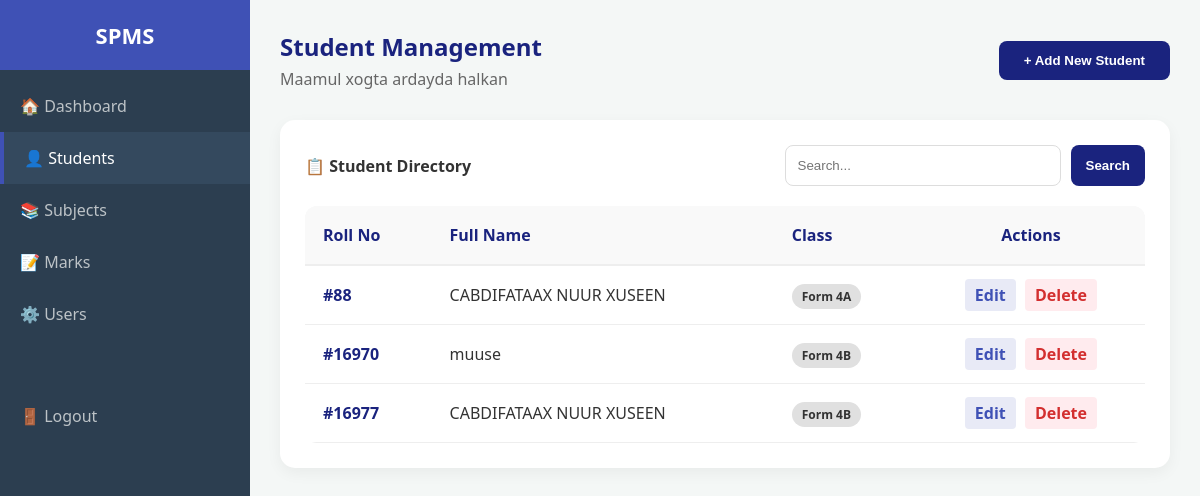
The page /admin_dashboard/student.php on the database as committed earlier.
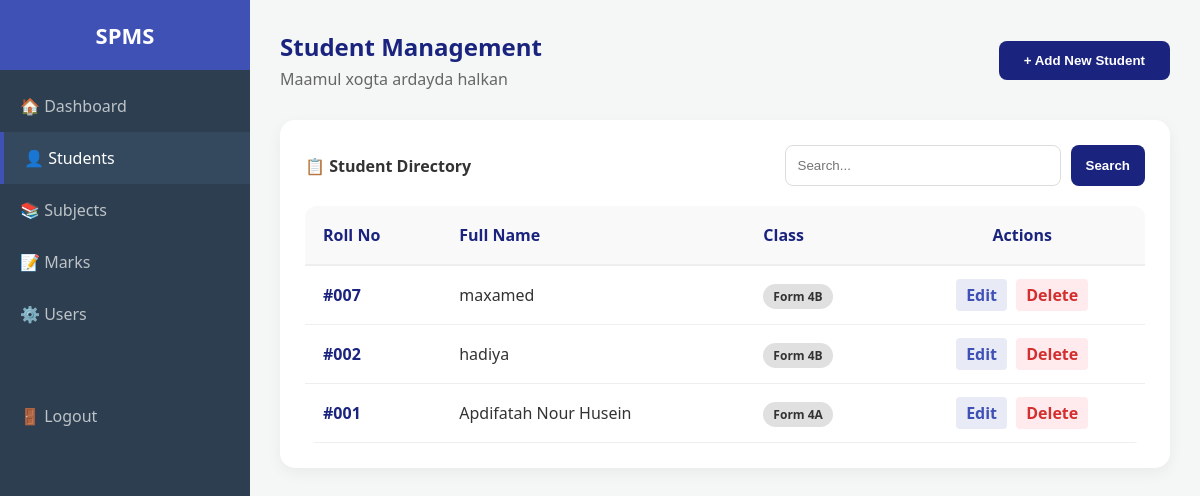
The same page on the database as committed later.
### tables this page shows
CREATE TABLE `students` (
  `id` int(11) NOT NULL,
  `student_id` varchar(50) NOT NULL,
  `name` varchar(100) NOT NULL,
  `class` varchar(50) NOT NULL,
  `created_at` timestamp NOT NULL DEFAULT current_timestamp()
);

### admin_dashboard/student.php (the view, shortened to what this page needs)
<?php
include('conn.php');
$search = "";
if (isset($_GET['search'])) {
    $search = mysqli_real_escape_string($conn, $_GET['search']);
    $query = "SELECT * FROM students WHERE name LIKE '%$search%' OR student_id LIKE '%$search%' ORDER BY id DESC";
} else {
    $query = "SELECT * FROM students ORDER BY id DESC";
}
$result = mysqli_query($conn, $query);
?>
<!DOCTYPE html>
<html lang="en">
<head>
    <link rel="stylesheet" href="style.css">
</head>
<body>
    <div class="app">
        <aside class="sidebar">
            <div class="brand">SPMS</div>
            <nav class="side-nav">
                <a class="nav-item" href="admin_dashboard.php">🏠 Dashboard</a>
                <a class="nav-item active" href="students.php">👤 Students</a>
                <a class="nav-item" href="subject.php">📚 Subjects</a>
                <a class="nav-item" href="marks.php">📝 Marks</a>
                <a class="nav-item" href="user.php">⚙️ Users</a>
                <a class="nav-item" href="#" style="margin-top: 50px;">🚪 Logout</a>
            </nav>
        </aside>
        <main class="main">
            <div class="content">
                <div style="display: flex; justify-content: space-between; align-items: center; margin-bottom: 30px;">
                    <div>
                        <h2 style="color: var(--primary-color); margin: 0;">Student Management</h2>
                        <p style="color: #666; margin: 5px 0 0 0;">Maamul xogta ardayda halkan</p>
                    </div>
                    <button class="btn-add-new" onclick="openModal()">+ Add New Student</button>
                </div>
                <div class="card">
                    <div style="display: flex; justify-content: space-between; align-items: center; margin-bottom: 20px;">
                        <h4 style="margin: 0;">📋 Student Directory</h4>
                        <form method="GET" style="display: flex; gap: 10px;">
                            <input type="text" name="search" class="search-input" placeholder="Search..." value="<?php echo htmlspecialchars($search); ?>">
                            <button type="submit" class="btn-add-new" style="padding: 10px 15px;">Search</button>
                        </form>
                    </div>
                    <table class="student-table">
                        <thead>
                            <tr>
                                <th>Roll No</th>
                                <th>Full Name</th>
                                <th>Class</th>
                                <th style="text-align: center;">Actions</th>
                            </tr>
                        </thead>
                        <tbody>
                            <?php
                            if (mysqli_num_rows($result) > 0) {
                                while($row = mysqli_fetch_assoc($result)) {
                                    echo "<tr>
                                            <td style='font-weight: bold; color: #1a237e;'>#{$row['student_id']}</td>
                                            <td>{$row['name']}</td>
                                            <td><span class='badge-class'>{$row['class']}</span></td>
                                            <td style='text-align: center;'>
                                                <a href='edit_student.php?id={$row['id']}' class='edit-link'>Edit</a>
                                                <a href='delete_student.php?id={$row['id']}' class='del-link' onclick='return confirm(\"Ma hubtaa?\")'>Delete</a>
                                            </td>
                                          </tr>";
                                }
                            } else {
                                echo "<tr><td colspan='4' style='text-align:center; padding: 40px;'>Xog lama helin.</td></tr>";
                            }
                            ?>
                        </tbody>
                    </table>
                </div>
            </div>
        </main>
    </div>
</body>
</html>

Rows that differ between the two databases and show on the page:
removed students: student "88", name "CABDIFATAAX NUUR XUSEEN", class "Form 4A"
removed students: student "16970", name "muuse", class "Form 4B"
removed students: student "16977", name "CABDIFATAAX NUUR XUSEEN", class "Form 4B"
added students: student "007", name "maxamed", class "Form 4B"
added students: student "002", name "hadiya", class "Form 4B"
added students: student "001", name "Apdifatah Nour Husein", class "Form 4A"
